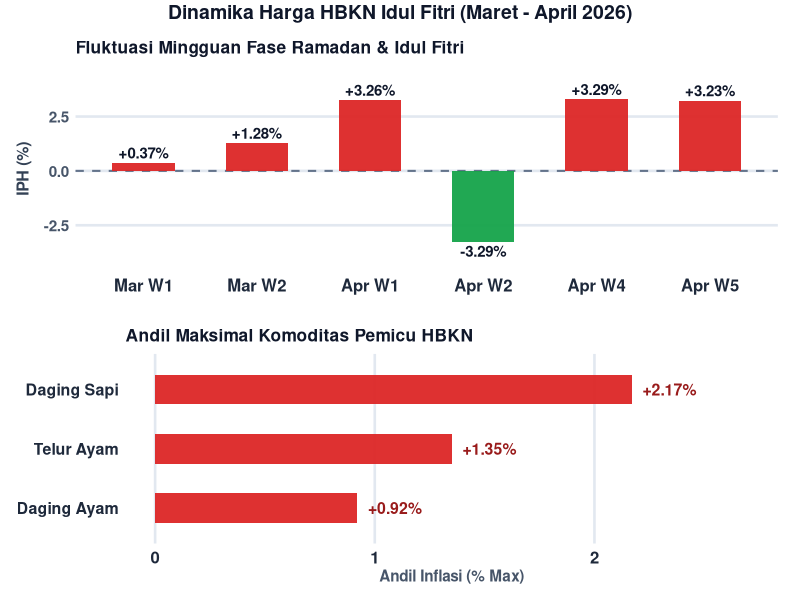
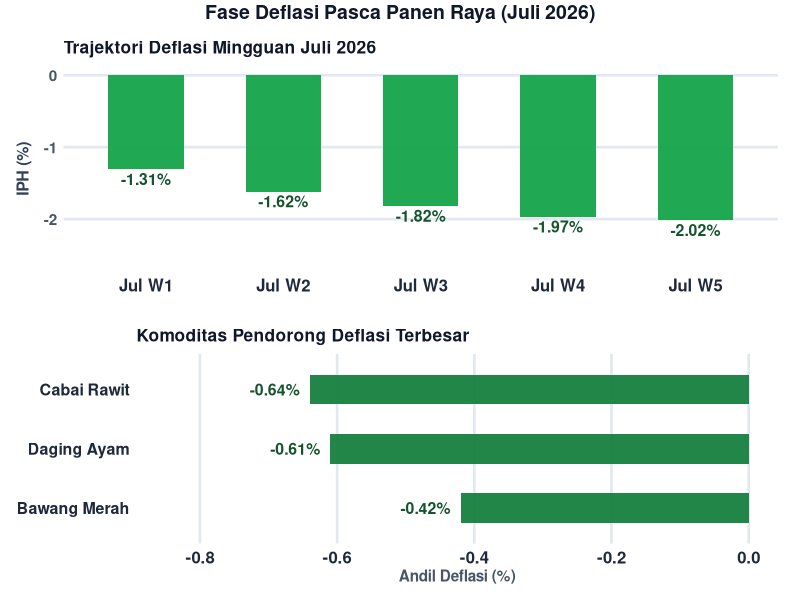
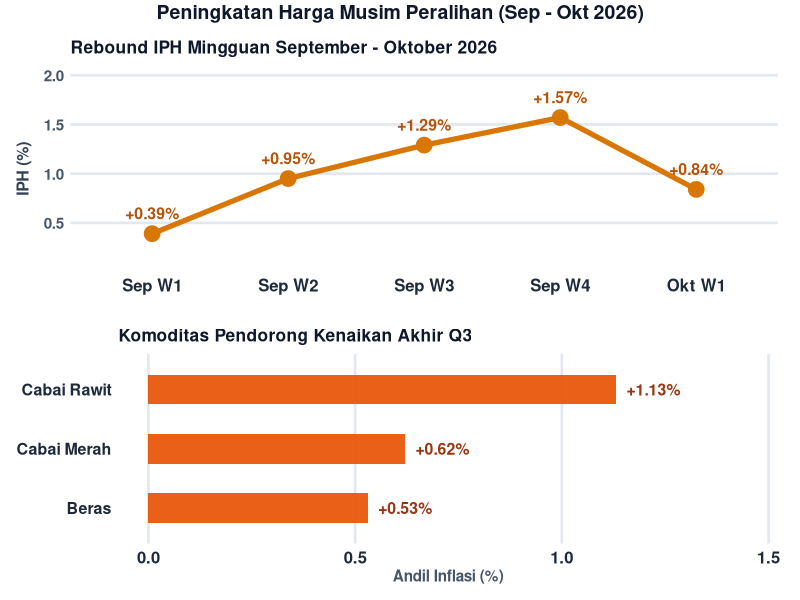
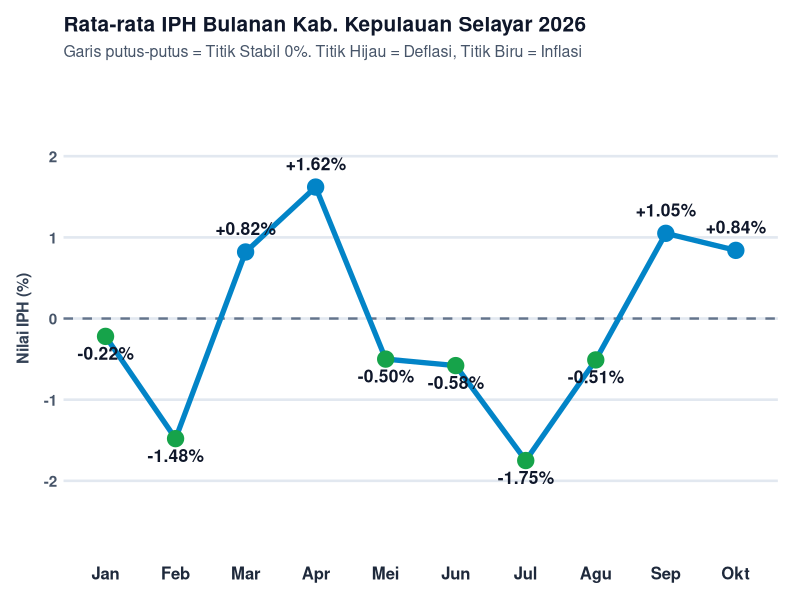
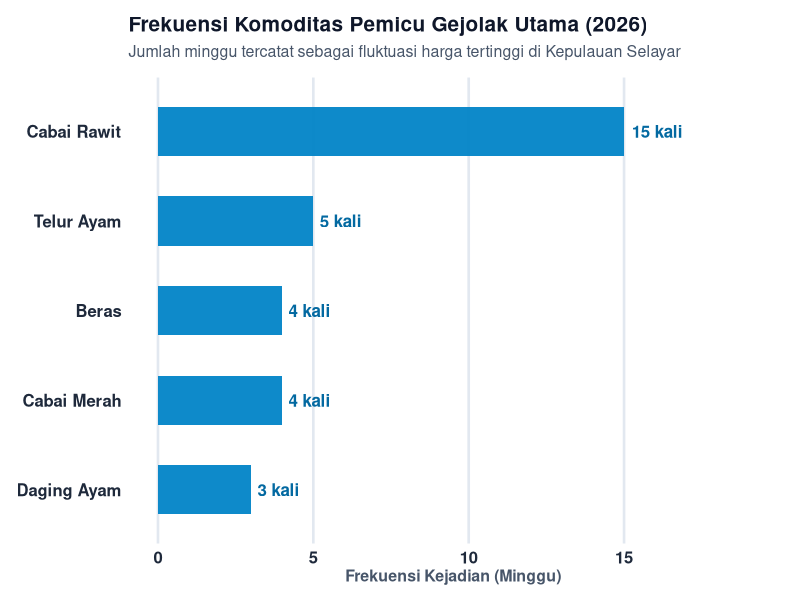

The R source for these figures, in order:
suppressPackageStartupMessages({
  library(ggplot2)
  library(gridExtra)
})

dir.create("assets/charts", showWarnings = FALSE, recursive = TRUE)

theme_siph_senior <- function() {
  theme_minimal(base_family = "Helvetica") +
    theme(
      plot.title = element_text(size = 15, face = "bold", color = "#0F172A", margin = margin(b = 6)),
      plot.subtitle = element_text(size = 11.5, color = "#475569", margin = margin(b = 12)),
      axis.text.x = element_text(size = 12, face = "bold", color = "#1E293B"),
      axis.text.y = element_text(size = 11, face = "bold", color = "#475569"),
      axis.title.y = element_text(size = 11.5, face = "bold", color = "#334155", margin = margin(r = 8)),
      axis.title.x = element_blank(),
      panel.grid.major.x = element_blank(),
      panel.grid.minor = element_blank(),
      panel.grid.major.y = element_line(color = "#E2E8F0", linewidth = 0.9),
      plot.background = element_rect(fill = "#FFFFFF", color = NA),
      panel.background = element_rect(fill = "#FFFFFF", color = NA),
      legend.position = "none",
      plot.margin = margin(12, 16, 12, 12)
    )
}

# ==========================================
# SLIDE 2: OVERVIEW 2026 (JANUARI - OKTOBER)
# ==========================================
df2 <- data.frame(
  bulan = factor(c("Jan", "Feb", "Mar", "Apr", "Mei", "Jun", "Jul", "Agu", "Sep", "Okt"),
                 levels = c("Jan", "Feb", "Mar", "Apr", "Mei", "Jun", "Jul", "Agu", "Sep", "Okt")),
  iph = c(-0.22, -1.48, 0.82, 1.62, -0.50, -0.58, -1.75, -0.51, 1.05, 0.84)
)

p2 <- ggplot(df2, aes(x = bulan, y = iph, group = 1)) +
  geom_hline(yintercept = 0, color = "#64748B", linetype = "dashed", linewidth = 0.8) +
  geom_line(color = "#0284C7", linewidth = 1.8) +
  geom_point(aes(color = iph > 0), size = 5.2) +
  scale_color_manual(values = c("TRUE" = "#0284C7", "FALSE" = "#16A34A")) +
  geom_text(aes(label = sprintf("%+.2f%%", iph),
                vjust = ifelse(iph >= 0, -1.3, 1.8)),
            size = 4.4, fontface = "bold", color = "#0F172A") +
  scale_y_continuous(limits = c(-2.7, 2.7), breaks = seq(-2, 2, 1)) +
  labs(
    title = "Rata-rata IPH Bulanan Kab. Kepulauan Selayar 2026",
    subtitle = "Garis putus-putus = Titik Stabil 0%. Titik Hijau = Deflasi, Titik Biru = Inflasi",
    y = "Nilai IPH (%)"
  ) +
  theme_siph_senior()

ggsave("assets/charts/chart_slide2.png", plot = p2, width = 6.8, height = 4.8, dpi = 300)

# ==========================================
# SLIDE 3: MARET - APRIL 2026 (HBKN IDUL FITRI)
# ==========================================
df3_w <- data.frame(
  minggu = factor(c("Mar W1", "Mar W2", "Apr W1", "Apr W2", "Apr W4", "Apr W5"),
                  levels = c("Mar W1", "Mar W2", "Apr W1", "Apr W2", "Apr W4", "Apr W5")),
  iph = c(0.37, 1.28, 3.26, -3.29, 3.29, 3.23)
)

df3_c <- data.frame(
  komoditas = factor(c("Daging Ayam", "Telur Ayam", "Daging Sapi"),
                     levels = c("Daging Ayam", "Telur Ayam", "Daging Sapi")),
  andil = c(0.92, 1.35, 2.17)
)

p3a <- ggplot(df3_w, aes(x = minggu, y = iph, fill = iph > 0)) +
  geom_hline(yintercept = 0, color = "#64748B", linetype = "dashed", linewidth = 0.7) +
  geom_col(width = 0.55, alpha = 0.95) +
  scale_fill_manual(values = c("TRUE" = "#DC2626", "FALSE" = "#16A34A")) +
  geom_text(aes(label = sprintf("%+.2f%%", iph),
                vjust = ifelse(iph >= 0, -0.4, 1.3)),
            size = 3.8, fontface = "bold", color = "#0F172A") +
  scale_y_continuous(limits = c(-4.2, 4.4)) +
  labs(title = "Fluktuasi Mingguan Fase Ramadan & Idul Fitri", y = "IPH (%)") +
  theme_siph_senior() +
  theme(plot.title = element_text(size = 12.5, face = "bold"))

p3b <- ggplot(df3_c, aes(x = andil, y = komoditas)) +
  geom_col(fill = "#DC2626", width = 0.5, alpha = 0.95) +
  geom_text(aes(label = sprintf("+%.2f%%", andil)), hjust = -0.2, size = 4.0, fontface = "bold", color = "#991B1B") +
  scale_x_continuous(limits = c(0, 2.7)) +
  labs(title = "Andil Maksimal Komoditas Pemicu HBKN", x = "Andil Inflasi (% Max)", y = NULL) +
  theme_siph_senior() +
  theme(
    plot.title = element_text(size = 12.5, face = "bold"),
    axis.title.x = element_text(size = 11, face = "bold", color = "#475569"),
    axis.text.y = element_text(size = 11.5, face = "bold", color = "#1E293B"),
    panel.grid.major.y = element_blank(),
    panel.grid.major.x = element_line(color = "#E2E8F0", linewidth = 0.9)
  )

p3 <- grid.arrange(p3a, p3b, ncol = 1,
                   top = grid::textGrob("Dinamika Harga HBKN Idul Fitri (Maret - April 2026)",
                                        gp = grid::gpar(fontsize = 14, fontface = "bold", col = "#0F172A")))
ggsave("assets/charts/chart_slide3.png", plot = p3, width = 6.8, height = 4.8, dpi = 300)

# ==========================================
# SLIDE 4: MEI - JULI 2026 (FASE DEFLASI)
# ==========================================
df4_w <- data.frame(
  minggu = factor(c("Jul W1", "Jul W2", "Jul W3", "Jul W4", "Jul W5"),
                  levels = c("Jul W1", "Jul W2", "Jul W3", "Jul W4", "Jul W5")),
  iph = c(-1.31, -1.62, -1.82, -1.97, -2.02)
)

df4_c <- data.frame(
  komoditas = factor(c("Bawang Merah", "Daging Ayam", "Cabai Rawit"),
                     levels = c("Bawang Merah", "Daging Ayam", "Cabai Rawit")),
  andil = c(-0.42, -0.61, -0.64)
)

p4a <- ggplot(df4_w, aes(x = minggu, y = iph)) +
  geom_col(fill = "#16A34A", width = 0.55, alpha = 0.95) +
  geom_text(aes(label = sprintf("%.2f%%", iph)), vjust = 1.3, size = 4.0, fontface = "bold", color = "#14532D") +
  scale_y_continuous(limits = c(-2.6, 0)) +
  labs(title = "Trajektori Deflasi Mingguan Juli 2026", y = "IPH (%)") +
  theme_siph_senior() +
  theme(plot.title = element_text(size = 12.5, face = "bold"))

p4b <- ggplot(df4_c, aes(x = andil, y = komoditas)) +
  geom_col(fill = "#15803D", width = 0.5, alpha = 0.95) +
  geom_text(aes(label = sprintf("%.2f%%", andil)), hjust = 1.2, size = 4.0, fontface = "bold", color = "#14532D") +
  scale_x_continuous(limits = c(-0.85, 0)) +
  labs(title = "Komoditas Pendorong Deflasi Terbesar", x = "Andil Deflasi (%)", y = NULL) +
  theme_siph_senior() +
  theme(
    plot.title = element_text(size = 12.5, face = "bold"),
    axis.title.x = element_text(size = 11, face = "bold", color = "#475569"),
    axis.text.y = element_text(size = 11.5, face = "bold", color = "#1E293B"),
    panel.grid.major.y = element_blank(),
    panel.grid.major.x = element_line(color = "#E2E8F0", linewidth = 0.9)
  )

p4 <- grid.arrange(p4a, p4b, ncol = 1,
                   top = grid::textGrob("Fase Deflasi Pasca Panen Raya (Juli 2026)",
                                        gp = grid::gpar(fontsize = 14, fontface = "bold", col = "#0F172A")))
ggsave("assets/charts/chart_slide4.png", plot = p4, width = 6.8, height = 4.8, dpi = 300)

# ==========================================
# SLIDE 5: SEPTEMBER - OKTOBER 2026 (REBOUND)
# ==========================================
df5_w <- data.frame(
  minggu = factor(c("Sep W1", "Sep W2", "Sep W3", "Sep W4", "Okt W1"),
                  levels = c("Sep W1", "Sep W2", "Sep W3", "Sep W4", "Okt W1")),
  iph = c(0.39, 0.95, 1.29, 1.57, 0.84)
)

df5_c <- data.frame(
  komoditas = factor(c("Beras", "Cabai Merah", "Cabai Rawit"),
                     levels = c("Beras", "Cabai Merah", "Cabai Rawit")),
  andil = c(0.53, 0.62, 1.13)
)

p5a <- ggplot(df5_w, aes(x = minggu, y = iph, group = 1)) +
  geom_line(color = "#D97706", linewidth = 1.8) +
  geom_point(color = "#D97706", size = 5.0) +
  geom_text(aes(label = sprintf("+%.2f%%", iph)), vjust = -1.2, size = 4.0, fontface = "bold", color = "#B45309") +
  scale_y_continuous(limits = c(0.1, 2.0)) +
  labs(title = "Rebound IPH Mingguan September - Oktober 2026", y = "IPH (%)") +
  theme_siph_senior() +
  theme(plot.title = element_text(size = 12.5, face = "bold"))

p5b <- ggplot(df5_c, aes(x = andil, y = komoditas)) +
  geom_col(fill = "#EA580C", width = 0.5, alpha = 0.95) +
  geom_text(aes(label = sprintf("+%.2f%%", andil)), hjust = -0.2, size = 4.0, fontface = "bold", color = "#9A3412") +
  scale_x_continuous(limits = c(0, 1.45)) +
  labs(title = "Komoditas Pendorong Kenaikan Akhir Q3", x = "Andil Inflasi (%)", y = NULL) +
  theme_siph_senior() +
  theme(
    plot.title = element_text(size = 12.5, face = "bold"),
    axis.title.x = element_text(size = 11, face = "bold", color = "#475569"),
    axis.text.y = element_text(size = 11.5, face = "bold", color = "#1E293B"),
    panel.grid.major.y = element_blank(),
    panel.grid.major.x = element_line(color = "#E2E8F0", linewidth = 0.9)
  )

p5 <- grid.arrange(p5a, p5b, ncol = 1,
                   top = grid::textGrob("Peningkatan Harga Musim Peralihan (Sep - Okt 2026)",
                                        gp = grid::gpar(fontsize = 14, fontface = "bold", col = "#0F172A")))
ggsave("assets/charts/chart_slide5.png", plot = p5, width = 6.8, height = 4.8, dpi = 300)

# ==========================================
# SLIDE 6: FREKUENSI GEJOLAK KOMODITAS 2026
# ==========================================
df6 <- data.frame(
  komoditas = factor(c("Daging Ayam", "Cabai Merah", "Beras", "Telur Ayam", "Cabai Rawit"),
                     levels = c("Daging Ayam", "Cabai Merah", "Beras", "Telur Ayam", "Cabai Rawit")),
  frekuensi = c(3, 4, 4, 5, 15)
)

p6 <- ggplot(df6, aes(x = frekuensi, y = komoditas)) +
  geom_col(fill = "#0284C7", width = 0.55, alpha = 0.95) +
  geom_text(aes(label = paste0(frekuensi, " kali")), hjust = -0.15, size = 4.3, fontface = "bold", color = "#0369A1") +
  scale_x_continuous(limits = c(0, 19)) +
  labs(
    title = "Frekuensi Komoditas Pemicu Gejolak Utama (2026)",
    subtitle = "Jumlah minggu tercatat sebagai fluktuasi harga tertinggi di Kepulauan Selayar",
    x = "Frekuensi Kejadian (Minggu)",
    y = NULL
  ) +
  theme_siph_senior() +
  theme(
    axis.title.x = element_text(size = 11.5, face = "bold", color = "#475569"),
    axis.text.y = element_text(size = 12, face = "bold", color = "#1E293B"),
    panel.grid.major.y = element_blank(),
    panel.grid.major.x = element_line(color = "#E2E8F0", linewidth = 0.9)
  )

ggsave("assets/charts/chart_slide6.png", plot = p6, width = 6.8, height = 4.8, dpi = 300)

cat("All 2026 senior-friendly charts successfully regenerated!\n")
